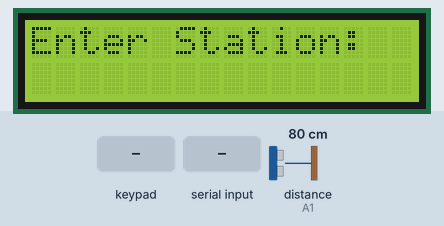
The sketch below on a simulated Arduino Uno, built with avr-gcc and run on an emulated ATmega328P. Shown: 16×2 character LCD. Wiring (inferred from the names in the program): ultrasonic range finder: trigger A0; echo A1. Inputs (shaded band) come from the test bench; at power-on: distance to the obstacle (sensor on A1) 80 cm. The echo pulse lasts 58.3 µs per cm; what the sketch prints to the serial monitor is not drawn.

Above: at 1.2 s.
1.3 s: keypad keys 6 7 8 1 0 # pressed 0.4 s apart
At 4.9 s:
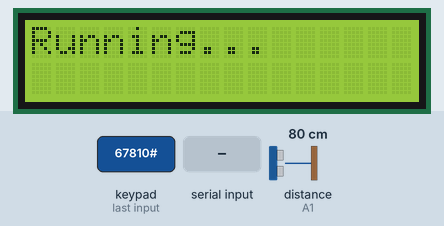
5.8 s: distance to the obstacle (sensor on A1) set to 2 cm
At 7.0 s:
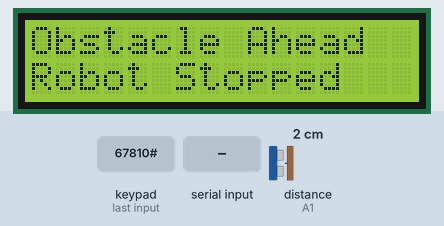
7.3 s: key '*' pressed
At 7.8 s:
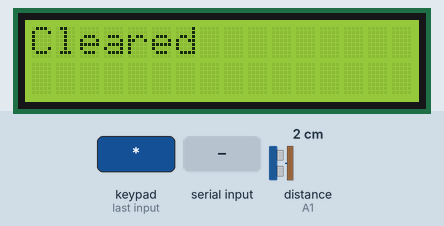
9.4 s: "R90\n" received over Serial
At 10.6 s:
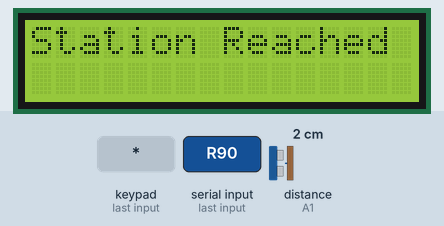
10.9 s: "B90\n" received over Serial
At 11.8 s:
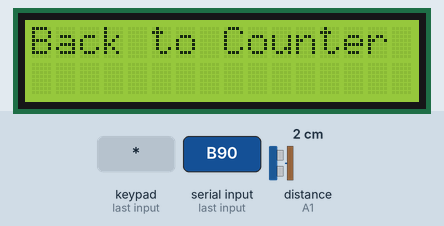
12.4 s: distance to the obstacle (sensor on A1) set to 18 cm
At 12.8 s:
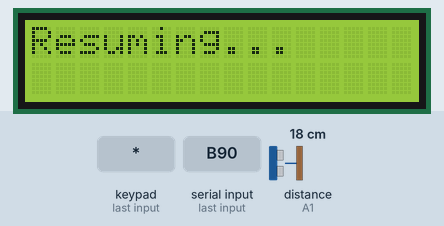
Timing chart, 0 to 15.4 s (numbered marks = the images above; inputs shaded):
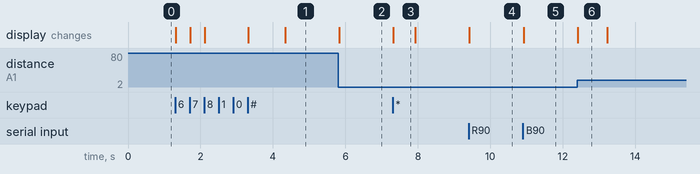

The sketch:

ARDUINO2_CODE.ino
```cpp
#include <Keypad.h>
#include <Wire.h>
#include <LiquidCrystal_I2C.h>

LiquidCrystal_I2C lcd(0x27, 16, 2);

// ------------------- ULTRASONIC -------------------
#define TRIG_PIN A0
#define ECHO_PIN A1
#define OBSTACLE_DIST 15   // cm

bool obstacleDetected = false;
bool resumePending = false;

// ------------------- KEYPAD SETUP -------------------
const byte ROWS = 4;
const byte COLS = 3;

char keys[ROWS][COLS] = {
  {'1','2','3'},
  {'4','5','6'},
  {'7','8','9'},
  {'*','0','#'}
};

byte rowPins[ROWS] = {6, 7, 8, 10};
byte colPins[COLS] = {2, 11, 12};

Keypad keypad = Keypad(makeKeymap(keys), rowPins, colPins, ROWS, COLS);

String input = "";
const int maxDigits = 3;
int selectedStation = 0;

// ------------------- ULTRASONIC READ -------------------
long readUltrasonic() {
  digitalWrite(TRIG_PIN, LOW);
  delayMicroseconds(2);
  digitalWrite(TRIG_PIN, HIGH);
  delayMicroseconds(10);
  digitalWrite(TRIG_PIN, LOW);

  long duration = pulseIn(ECHO_PIN, HIGH, 25000);
  if (duration == 0) return 100;
  return duration * 0.034 / 2;
}

void setup() {
  Serial.begin(9600);
  lcd.init();
  lcd.backlight();

  pinMode(TRIG_PIN, OUTPUT);
  pinMode(ECHO_PIN, INPUT);

  lcd.setCursor(0, 0);
  lcd.print("Enter Station:");
}

void loop() {

  // ================= ULTRASONIC CHECK =================
  long distance = readUltrasonic();

  // ---- OBSTACLE DETECTED ----
  if (distance < OBSTACLE_DIST && !obstacleDetected) {

    Serial.println("C");   // STOP ROBOT
    obstacleDetected = true;
    resumePending = true;

    lcd.clear();
    lcd.setCursor(0, 0);
    lcd.print("Obstacle Ahead");
    lcd.setCursor(0, 1);
    lcd.print("Robot Stopped");

    return;
  }

  // ---- OBSTACLE CLEARED → AUTO RESUME ----
  if (distance >= OBSTACLE_DIST && obstacleDetected && resumePending) {

    lcd.clear();
    lcd.setCursor(0, 0);
    lcd.print("Resuming...");
    delay(800);

    Serial.print("S");
    Serial.println(selectedStation);   // RESUME LAST STATION

    obstacleDetected = false;
    resumePending = false;

    lcd.clear();
    lcd.print("Running...");
  }

  // ================= RECEIVE MESSAGE FROM BOT =================
  if (Serial.available()) {
    char msg = Serial.read();

    if (msg == 'R') {
      lcd.clear();
      lcd.setCursor(0, 0);
      lcd.print("Station Reached");
    }
    else if (msg == 'B') {
      lcd.clear();
      lcd.setCursor(0, 0);
      lcd.print("Back to Counter");
    }
    else if (msg == 'H') {
      lcd.clear();
      lcd.setCursor(0, 0);
      lcd.print("At Counter");
    }
  }

  // ================= KEYPAD =================
  char key = keypad.getKey();

  if (key) {

    if (key >= '0' && key <= '9') {
      if (input.length() < maxDigits) {
        input += key;
      }

      lcd.clear();
      lcd.setCursor(0, 0);
      lcd.print("Input:");
      lcd.setCursor(0, 1);
      lcd.print(input);
    }

    else if (key == '*') {
      input = "";
      selectedStation = 0;

      Serial.println("C");

      lcd.clear();
      lcd.print("Cleared");
      delay(600);

      lcd.clear();
      lcd.print("Enter Station:");
    }

    else if (key == '#') {
      if (input.length() > 0) {
        selectedStation = input.toInt();
      }

      Serial.print("S");
      Serial.println(selectedStation);

      lcd.clear();
      lcd.print("STARTED:");
      lcd.setCursor(0, 1);
      lcd.print(selectedStation);

      delay(1000);
      lcd.clear();
      lcd.print("Running...");
      input = "";
    }
  }
}
```

Measured:
- after the input at 1.3 s, the display: first changes at once (image 1 shows a later state)
- after the input at 5.8 s, the display: changes at once (image 2)
- after the input at 7.3 s, the display: changes at once (image 3)
- after the input at 9.4 s, the display: changes at once (image 4)
- after the input at 10.9 s, the display: changes at once (image 5)
- after the input at 12.4 s, the display: changes at once (image 6)
- what the display in image 3 shows lasts 0.6 s, from 7.3 s to 7.9 s
